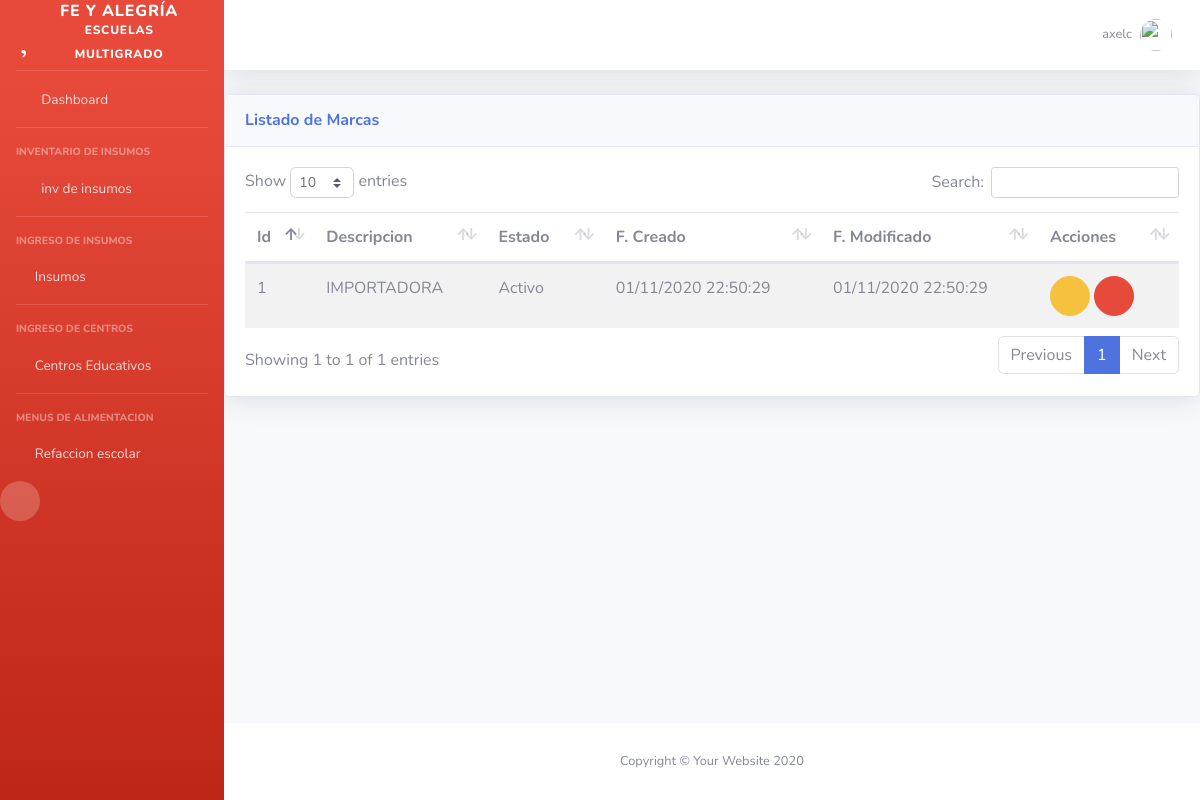
The page /inv/marca/ (signed in) on the database its author committed.
### inv/models.py (models this page shows, shortened)
class Marca(ClaseModelo):
    marcap = models.CharField(
        max_length=100,
        help_text='Descripción de la Marca',
        unique=True
    )
    class Meta:
        verbose_name_plural= "Marcas"

### inv/views.py (the view)
# urls.py: path('marca/' ,MarcaView.as_view(), name='marca_list'),
class MarcaView(SinPrivilegios, generic.ListView):
    model = Marca
    template_name = "inv/marca_list.html"
    context_object_name = "obj"
    permission_required = "inv.view_marca"

### inv/templates/inv/marca_list.html (shortened to what this page needs)
{% extends 'base/base.html' %}
{% block page_content %}
<div class="card shadow mb-4">
                <div class="card-header py-3 d-flex flex-row align-items-center justify-content-between">
                  <h6 class="m-0 font-weight-bold text-primary">Listado de Marcas</h6>
                  <div class="dropdown no-arrow">
                    <a class="dropdown-toggle" href="#" role="button" id="dropdownMenuLink" data-toggle="dropdown" aria-haspopup="true" aria-expanded="false">
                      <i class="fas fa-ellipsis-v fa-sm fa-fw text-gray-400"></i>
                    </a>
                  </div>
                </div>
                <div class="card-body">
                {% if not obj %}
                <div class=" alert alert-info"> No hay Marcas agregadas </div>
                {% else %}
                <table class="table table-striped table-hover">
                <thead>
                    <th>Id</th>
                    <th>Descripcion</th>
                    <th>Estado</th>
                    <th>F. Creado</th>
                    <th>F. Modificado</th>
                    <th class="all">Acciones</th>
                </thead>
                <tbody>
                    {% for item in obj  %}
                    <tr>
                    <td>{{ item.id }}</td>
                    <td>{{ item.marcap }}</td>
                    <td>{{ item.estado|yesno:"Activo,Inactivo" }}</td>
                    <td>{{ item.fc|date:"d/m/Y H:i:s"}}</td>
                    <td>{{ item.fm|date:"d/m/Y H:i:s"}}</td>
                    <td>
                    <a href="{% url 'inv:marca_edit' item.id %}" class="btn btn-warning btn-circle" role="button"><i class="far fa-edit"></i></a>
                    <a href="{% url 'inv:marca_inactivar' item.id%}" class="btn btn-danger btn-circle" role="button"><i class="far fa-thumbs-down"></i></a>
                    </td>
                    </tr>
                    {% endfor %}
                </tbody>
                </table>
                {% endif %}
                </div>
              </div>
{% endblock page_content %}

### templates/base/base.html (shortened to what this page needs)
{% load static %}
<!DOCTYPE html>
<html lang="es">
<head>
  <link href="{% static 'base/vendor/fontawesome-free/css/all.min.css' %}" rel="stylesheet" type="text/css">
  <link href="{% static 'base/vendor/fontawesome-free/css/fontawesome.min.css'%}" rel="stylesheet" type="text/css">
  <link href="{% static 'base/css/sb-admin-2.min.css' %}" rel="stylesheet">
    <link href=" {% static 'base/vendor/datatables/dataTables.bootstrap4.min.css' %}" rel="stylesheet">
    <link href=" {% static 'base/vendor/jquery_confirm/jquery-confirm.min.css' %}" rel="stylesheet">
    <link rel="stylesheet" href="https://cdnjs.cloudflare.com/ajax/libs/jquery-datetimepicker/2.5.20/jquery.datetimepicker.min.css">
    <link rel="stylesheet" href="https://unpkg.com/bootstrap-table@1.18.0/dist/bootstrap-table.min.css">
    <link href="https://cdn.jsdelivr.net/npm/select2@4.1.0-beta.1/dist/css/select2.min.css" rel="stylesheet" />
</head>
<body id="page-top" class="bg-gradient-danger">
   {% block side_bar %}
  <div id="wrapper">
    <ul class="navbar-nav bg-gradient-danger sidebar sidebar-dark accordion" id="accordionSidebar">
      <a class="sidebar-brand d-flex align-items-center justify-content-center" href="{% url 'sisfya:home' %}">
        <div class="sidebar-brand-icon rotate-n-15">
          <i class="far fa-heart fa-2x " style="font-size: 2.54em;"></i>
        </div>
        <div class="sidebar-brand-text mx-3"> FE Y ALEGRÍA <sup>escuelas multigrado</sup></div>
      </a>
      <hr class="sidebar-divider my-0">
      <li class="nav-item">
        <a class="nav-link" href="{% url 'sisfya:home' %}">
          <i class="fas fa-fw fa-tachometer-alt"></i>
          <span>Dashboard</span></a>
      </li>
      <hr class="sidebar-divider">
      <div class="sidebar-heading">
        Inventario de Insumos
      </div>
      <li class="nav-item">
        <a class="nav-link collapsed" href="#" data-toggle="collapse" data-target="#collapseTwo" aria-expanded="true" aria-controls="collapseTwo">
          <i class="fas fa-fw fa-cog"></i>
          <span>inv de insumos</span>
        </a>
      </li>
      <hr class="sidebar-divider">
      <div class="sidebar-heading">
        Ingreso de Insumos
      </div>
     <li class="nav-item">
        <a class="nav-link collapsed" href="#" data-toggle="collapse" data-target="#collapseUtilities" aria-expanded="true" aria-controls="collapseUtilities">
          <i class="fas fa-apple-alt"></i>
          <span>Insumos</span>
        </a>
       <hr class="sidebar-divider">
      <div class="sidebar-heading">
        Ingreso de Centros
      </div>
      <li class="nav-item">
        <a class="nav-link collapsed" href="#" data-toggle="collapse" data-target="#collapseCentros" aria-expanded="true" aria-controls="collapseCentros">
          <i class="fas fa-school"></i>
          <span>Centros Educativos</span>
        </a>
      <hr class="sidebar-divider">
      <div class="sidebar-heading">
        Menus de Alimentacion
      </div>
      <li class="nav-item">
        <a class="nav-link collapsed" href="#" data-toggle="collapse" data-target="#collapseMenu" aria-expanded="true" aria-controls="collapseMenu">
          <i class="fas fa-school"></i>
          <span>Refaccion escolar</span>
        </a>
      <div class="text-center d-none d-md-inline">
        <button class="rounded-circle border-0" id="sidebarToggle"></button>
      </div>
    </ul>
    {% endblock side_bar  %}
    <div id="content-wrapper" class="d-flex flex-column">
      <div id="content">
        {% block top_bar %}
        <nav class="navbar navbar-expand navbar-light bg-white topbar mb-4 static-top shadow">
          <ul class="navbar-nav ml-auto">
            <li class="nav-item dropdown no-arrow d-sm-none">
            <li class="nav-item dropdown no-arrow">
              <a class="nav-link dropdown-toggle" href="#" id="userDropdown" role="button" data-toggle="dropdown" aria-haspopup="true" aria-expanded="false">
                <span class="mr-2 d-none d-lg-inline text-gray-600 small">{{ user.username }}</span>
                <img class="img-profile rounded-circle" src="{% static 'base/img/usuario.png'%}">
              </a>
            </li>
          </ul>
        </nav>
        {% endblock top_bar %}
        {% block page_content %}{% endblock page_content %}
        {% block footer %}
      </div>
      <footer class="sticky-footer bg-white">
        <div class="container my-auto">
          <div class="copyright text-center my-auto">
            <span>Copyright &copy; Your Website 2020</span>
          </div>
        </div>
      </footer>
    </div>
  </div>
  {% endblock footer %}
</body>
</html>

### rows shown on the page
Marca: id "1", marcap "IMPORTADORA", estado "Activo", fc "01/11/2020 22:50:29", fm "01/11/2020 22:50:29"

### other values the page prints
{{ user.username }} "axelc"
